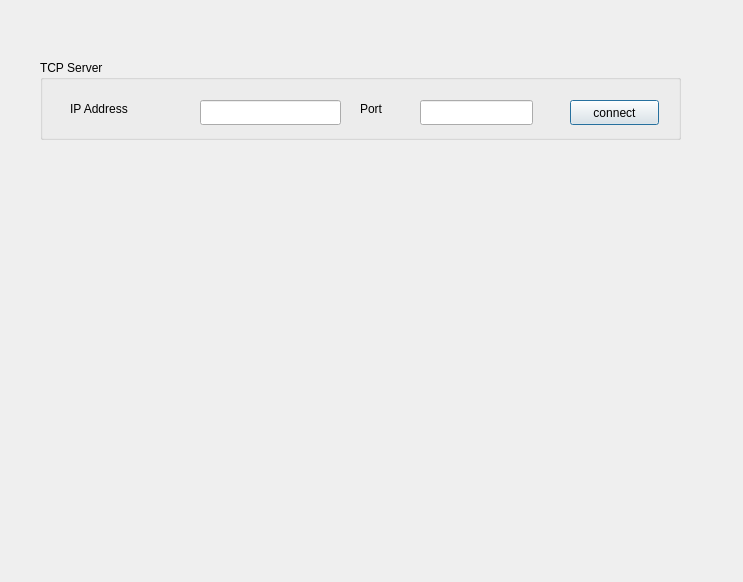
<?xml version="1.0" encoding="UTF-8"?>
<ui version="4.0">
 <class>Dialog</class>
 <widget class="QDialog" name="Dialog">
  <property name="geometry">
   <rect>
    <x>0</x>
    <y>0</y>
    <width>743</width>
    <height>582</height>
   </rect>
  </property>
  <property name="windowTitle">
   <string>Dialog</string>
  </property>
  <widget class="QGroupBox" name="groupBox">
   <property name="geometry">
    <rect>
     <x>40</x>
     <y>60</y>
     <width>641</width>
     <height>80</height>
    </rect>
   </property>
   <property name="title">
    <string>TCP Server</string>
   </property>
   <widget class="QLabel" name="label_2">
    <property name="geometry">
     <rect>
      <x>30</x>
      <y>40</y>
      <width>101</width>
      <height>17</height>
     </rect>
    </property>
    <property name="text">
     <string>IP Address</string>
    </property>
   </widget>
   <widget class="QLineEdit" name="ipEdit">
    <property name="geometry">
     <rect>
      <x>160</x>
      <y>40</y>
      <width>141</width>
      <height>25</height>
     </rect>
    </property>
    <property name="text">
     <string/>
    </property>
   </widget>
   <widget class="QLabel" name="label_3">
    <property name="geometry">
     <rect>
      <x>320</x>
      <y>40</y>
      <width>41</width>
      <height>17</height>
     </rect>
    </property>
    <property name="text">
     <string>Port</string>
    </property>
   </widget>
   <widget class="QLineEdit" name="portEdit">
    <property name="geometry">
     <rect>
      <x>380</x>
      <y>40</y>
      <width>113</width>
      <height>25</height>
     </rect>
    </property>
   </widget>
   <widget class="QPushButton" name="ConnectBtn">
    <property name="geometry">
     <rect>
      <x>530</x>
      <y>40</y>
      <width>89</width>
      <height>25</height>
     </rect>
    </property>
    <property name="text">
     <string>connect</string>
    </property>
   </widget>
  </widget>
 </widget>
 <resources/>
 <connections/>
</ui>
